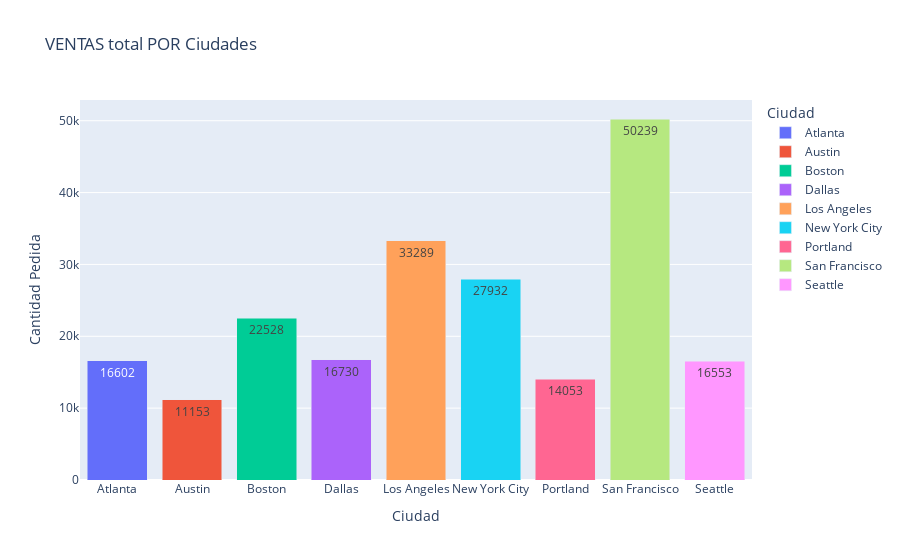

Notebook cell for this chart:
### Code cell
import pandas as pd
import plotly.express as px
fig = px.bar(df_total_ciudad, x='Ciudad', y='Cantidad Pedida', 
             color="Ciudad",barmode="stack",
             title="VENTAS total POR Ciudades",text_auto="Cantidad Pedida")

fig.show()

### Figure 1 — Plotly figure (JSON) as saved in the notebook; plotly's stock layout.template omitted (floating-point values rounded to 4 significant figures)
{"data": [{"alignmentgroup": "True", "hovertemplate": "Ciudad=%{x}<br>Cantidad Pedida=%{y}<extra></extra>", "legendgroup": "Atlanta", "marker": {"color": "#636efa", "pattern": {"shape": ""}}, "name": "Atlanta", "offsetgroup": "Atlanta", "orientation": "v", "showlegend": true, "textposition": "auto", "texttemplate": "%{y:Cantidad Pedida}", "type": "bar", "x": ["Atlanta"], "xaxis": "x", "y": [16602], "yaxis": "y"}, {"alignmentgroup": "True", "hovertemplate": "Ciudad=%{x}<br>Cantidad Pedida=%{y}<extra></extra>", "legendgroup": "Austin", "marker": {"color": "#EF553B", "pattern": {"shape": ""}}, "name": "Austin", "offsetgroup": "Austin", "orientation": "v", "showlegend": true, "textposition": "auto", "texttemplate": "%{y:Cantidad Pedida}", "type": "bar", "x": ["Austin"], "xaxis": "x", "y": [11153], "yaxis": "y"}, {"alignmentgroup": "True", "hovertemplate": "Ciudad=%{x}<br>Cantidad Pedida=%{y}<extra></extra>", "legendgroup": "Boston", "marker": {"color": "#00cc96", "pattern": {"shape": ""}}, "name": "Boston", "offsetgroup": "Boston", "orientation": "v", "showlegend": true, "textposition": "auto", "texttemplate": "%{y:Cantidad Pedida}", "type": "bar", "x": ["Boston"], "xaxis": "x", "y": [22528], "yaxis": "y"}, {"alignmentgroup": "True", "hovertemplate": "Ciudad=%{x}<br>Cantidad Pedida=%{y}<extra></extra>", "legendgroup": "Dallas", "marker": {"color": "#ab63fa", "pattern": {"shape": ""}}, "name": "Dallas", "offsetgroup": "Dallas", "orientation": "v", "showlegend": true, "textposition": "auto", "texttemplate": "%{y:Cantidad Pedida}", "type": "bar", "x": ["Dallas"], "xaxis": "x", "y": [16730], "yaxis": "y"}, {"alignmentgroup": "True", "hovertemplate": "Ciudad=%{x}<br>Cantidad Pedida=%{y}<extra></extra>", "legendgroup": "Los Angeles", "marker": {"color": "#FFA15A", "pattern": {"shape": ""}}, "name": "Los Angeles", "offsetgroup": "Los Angeles", "orientation": "v", "showlegend": true, "textposition": "auto", "texttemplate": "%{y:Cantidad Pedida}", "type": "bar", "x": ["Los Angeles"], "xaxis": "x", "y": [33289], "yaxis": "y"}, {"alignmentgroup": "True", "hovertemplate": "Ciudad=%{x}<br>Cantidad Pedida=%{y}<extra></extra>", "legendgroup": "New York City", "marker": {"color": "#19d3f3", "pattern": {"shape": ""}}, "name": "New York City", "offsetgroup": "New York City", "orientation": "v", "showlegend": true, "textposition": "auto", "texttemplate": "%{y:Cantidad Pedida}", "type": "bar", "x": ["New York City"], "xaxis": "x", "y": [27932], "yaxis": "y"}, {"alignmentgroup": "True", "hovertemplate": "Ciudad=%{x}<br>Cantidad Pedida=%{y}<extra></extra>", "legendgroup": "Portland", "marker": {"color": "#FF6692", "pattern": {"shape": ""}}, "name": "Portland", "offsetgroup": "Portland", "orientation": "v", "showlegend": true, "textposition": "auto", "texttemplate": "%{y:Cantidad Pedida}", "type": "bar", "x": ["Portland"], "xaxis": "x", "y": [14053], "yaxis": "y"}, {"alignmentgroup": "True", "hovertemplate": "Ciudad=%{x}<br>Cantidad Pedida=%{y}<extra></extra>", "legendgroup": "San Francisco", "marker": {"color": "#B6E880", "pattern": {"shape": ""}}, "name": "San Francisco", "offsetgroup": "San Francisco", "orientation": "v", "showlegend": true, "textposition": "auto", "texttemplate": "%{y:Cantidad Pedida}", "type": "bar", "x": ["San Francisco"], "xaxis": "x", "y": [50239], "yaxis": "y"}, {"alignmentgroup": "True", "hovertemplate": "Ciudad=%{x}<br>Cantidad Pedida=%{y}<extra></extra>", "legendgroup": "Seattle", "marker": {"color": "#FF97FF", "pattern": {"shape": ""}}, "name": "Seattle", "offsetgroup": "Seattle", "orientation": "v", "showlegend": true, "textposition": "auto", "texttemplate": "%{y:Cantidad Pedida}", "type": "bar", "x": ["Seattle"], "xaxis": "x", "y": [16553], "yaxis": "y"}], "layout": {"barmode": "stack", "legend": {"title": {"text": "Ciudad"}, "tracegroupgap": 0}, "title": {"text": "VENTAS total POR Ciudades"}, "xaxis": {"anchor": "y", "categoryarray": ["Atlanta", "Austin", "Boston", "Dallas", "Los Angeles", "New York City", "Portland", "San Francisco", "Seattle"], "categoryorder": "array", "domain": [0, 1], "title": {"text": "Ciudad"}}, "yaxis": {"anchor": "x", "domain": [0, 1], "title": {"text": "Cantidad Pedida"}}}}
